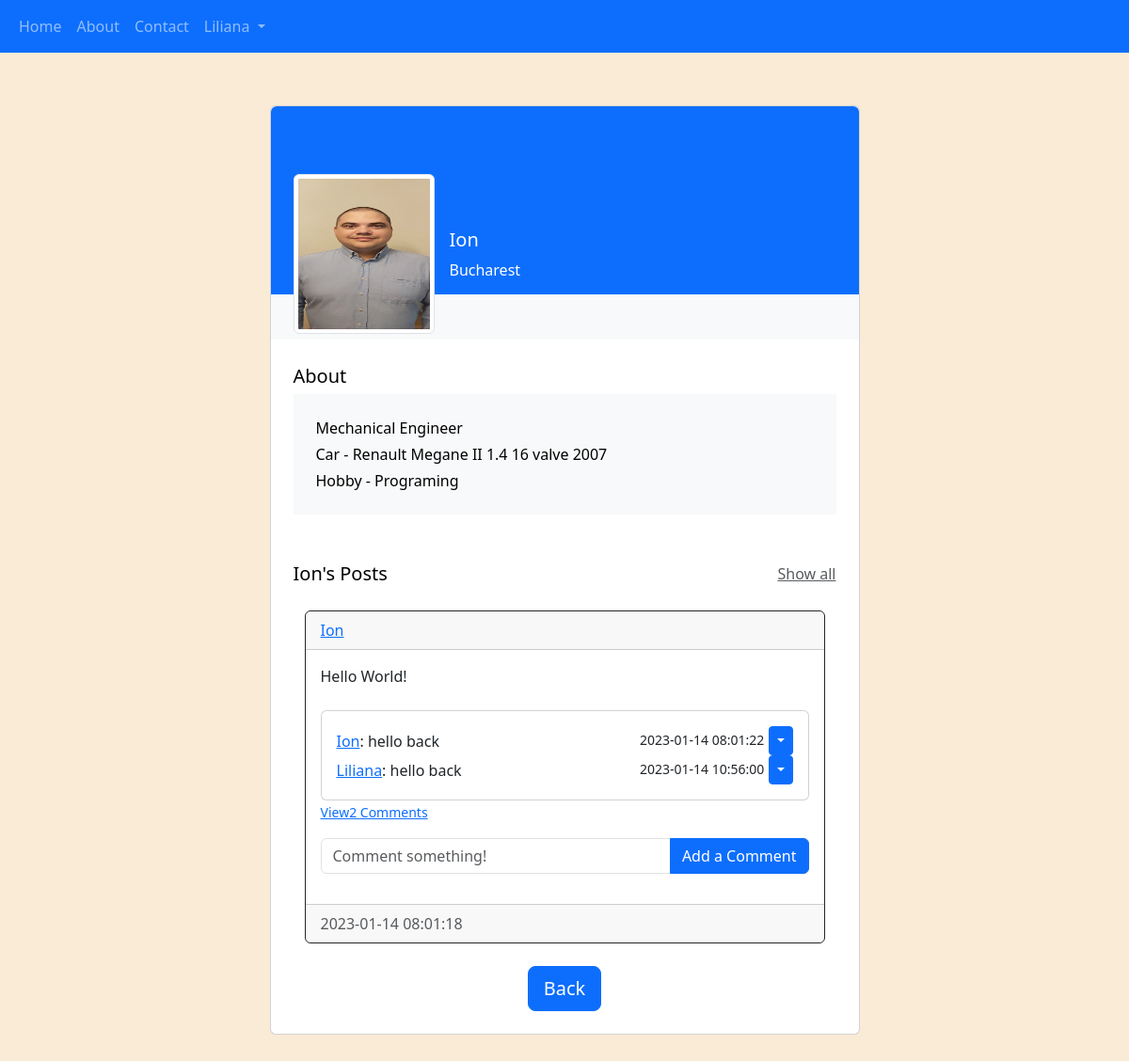
Page /profile/Ion (signed in) on the committed database.
### website/models.py (models this page shows)
class User(db.Model, UserMixin):
    id = db.Column(db.Integer, primary_key=True)
    email = db.Column(db.String(150), unique=True)
    username = db.Column(db.String(150), unique=True)
    password = db.Column(db.String(150))
    date_created = db.Column(db.DateTime(), default=func.now())
    about = db.Column(db.String(300), nullable=False)
    city = db.Column(db.String(150), nullable=False)
    car = db.Column(db.String(150), nullable=False)
    hobby = db.Column(db.String(150))
    file = db.Column(db.String(300))
    posts = db.relationship("Post", backref = "User", passive_deletes=True)
    comments = db.relationship("Comment", backref = "User", passive_deletes=True)
    likes = db.relationship("Like", backref = "User", passive_deletes=True)

class Post(db.Model):
    id = db.Column(db.Integer, primary_key=True)
    text = db.Column(db.Text, nullable=False)
    date_created = db.Column(db.DateTime(), default=func.now())
    author = db.Column(db.Integer, db.ForeignKey("user.id", ondelete="CASCADE"), nullable=False)
    comments = db.relationship("Comment", backref = "Post", passive_deletes=True)
    likes = db.relationship("Like", backref = "Post", passive_deletes=True)

class Comment(db.Model):
    id = db.Column(db.Integer, primary_key=True)
    text = db.Column(db.String(300), nullable=False)
    date_created = db.Column(db.DateTime(), default=func.now())
    author = db.Column(db.Integer, db.ForeignKey("user.id", ondelete="CASCADE"), nullable=False)
    post_id = db.Column(db.Integer, db.ForeignKey("post.id", ondelete="CASCADE"), nullable=False)

### website/views.py (the view)
@views.route("/profile/<username>")
@login_required
def posts(username):
    user = User.query.filter_by(username=username).first()
    if not user:
        flash("No user with that username exists.", category="error")
        return redirect(url_for("views.home"))
    posts = Post.query.filter_by(author=user.id).all()
    return render_template("profile.html", user=current_user, posts=posts)

### website/__init__.py (called while the page is built)
def create_app():
    app = Flask(__name__)
    app.config["SECRET_KEY"] = "MIN302"
    app.config["SQLALCHEMY_DATABASE_URI"] = f"sqlite:///{DB_NAME}"
    db.init_app(app)
    from .views import views
    from .auth import auth
    app.register_blueprint(views, url_prefix = "/")
    app.register_blueprint(auth, url_prefix = "/")
    from .models import User, Post, Comment, Like
    with app.app_context():
        db.create_all()
    login_manager = LoginManager()
    login_manager.login_view = "auth.login"
    login_manager.init_app(app)
    @login_manager.user_loader
    def load_user(id):
        return User.query.get(int(id))
    return app

### website/templates/profile.html (shortened to what this page needs)
{% extends "posts_div.html" %}
{% block content %}
<section class="h-150 gradient-custom-3 mx-auto" >
    <div class="container py-5 h-150 mx-auto" >
      <div class="row d-flex justify-content-center align-items-center h-100">
        <div class="col col-lg-9 col-xl-7">
          <div class="card">
          {% for post in posts %}
            <div class="rounded-top text-white d-flex flex-row" style="background-color: #0d6efd; height:200px;">
              <div class="ms-4 mt-5 d-flex flex-column" style="width: 150px;">
                <img src= "../static/picture/{{post.User.file}}"
                  alt="Generic placeholder image" class="img-fluid img-thumbnail mt-4 mb-2"
                  style="width: 150px; height: 170px; z-index: 1">
              </div>
              <div class="ms-3" style="margin-top: 130px;">
                <h5>{{post.User.username}}</h5>
                <p>{{post.User.city}}</p>
              </div>
            </div>
            <div class="p-4 text-black" style="background-color: #f8f9fa;">
            </div>
            <div class="card-body p-4 text-black">
              <div class="mb-5">
                <p class="lead fw-normal mb-1">About</p>
                <div class="p-4" style="background-color: #f8f9fa;">
                  <p class="font-italic mb-1">{{post.User.about}}</p>
                  <p class="font-italic mb-1">Car - {{post.User.car}}</p>
                  <p class="font-italic mb-0">Hobby - {{post.User.hobby}}</p>
                </div>
              </div>
              <div class="d-flex justify-content-between align-items-center mb-4">
                <p class="lead fw-normal mb-0">{{post.User.username}}'s Posts</p>
                <p class="mb-0"><a href="#!" class="text-muted">Show all</a></p>
              </div>
          {% endfor %}
              <div class="container">
                <div id="posts">
                  {% for post in posts %}
                    <div class="card border-dark ">
                        <div class="card-header d-flex justify-content-between align-items-center">
                            <a href="\profile\{{post.User.username}}">{{post.User.username}}</a>
                        </div>
                        <div class="card-body">
                            <div class="card-text">{{post.text}}</div>
                            <br/>
                            <div class="" id="comments-{{post.id}}">
                                <div class="card">
                                    <div class="card-body" id="comments-{{post.id}}">
                                        {% for comment in post.comments %}
                                        <div class="d-flex justify-content-between align-items-center">
                                            <div>
                                                <a href="/profile/{{comment.User.username}}">{{comment.User.username}}</a>: {{comment.text}}
                                            </div>
                                            <div>
                                                <small class="text-mutetd">{{comment.date_created}}</small>
                                                <div class="btn-group">
                                                    <button type="button" class="btn btn-sm btn-primary dropdown-toggle" data-bs-toggle="dropdown"></button>
                                                </div>
                                            </div>
                                        </div>
                                        {% endfor %}
                                    </div>
                                </div>
                            </div>
                            <p class="card-text">
                                {% if post.comments|length > 0 %}
                                <a data-bs-toggle="collapse" href="#comments-{{post.id}}" role="button">
                                <small>View{{post.comments|length}} Comments</small>
                                </a>
                                {% else %}
                                <small class="text-muted">No Comments</small>
                                {% endif %}
                            </p>
                            <form class="input-group mb-3" method="POST" action="/create-comment/{{post.id}}">
                                <input type="text" id="text" name="text" class="form-control" placeholder="Comment something!">
                                <button type="submit" class="btn btn-primary">Add a Comment</button>
                            </form>
                        </div>
                        <div class="card-footer text-muted">{{post.date_created}}</div>
                    </div>
                    <br />
                </div>
                  {% endfor %}
              </div>
              <div align="center">
                <a href="/home"><button type="button" class="btn btn-primary btn-lg">Back</button></a>
              </div>
            </div>
          </div>
        </div>
      </div>
    </div>
  </section>
{% endblock %}

### website/templates/posts_div.html (shortened to what this page needs)
{% extends "base.html" %}

### website/templates/base.html (shortened to what this page needs)
<!DOCTYPE html>
<html lang="en">
<head>
    <link href="https://cdn.jsdelivr.net/npm/bootstrap@5.3.0-alpha1/dist/css/bootstrap.min.css" rel="stylesheet"
 />
    <link rel="stylesheet" href="../static/css/styles.css">
</head>
<body>
    <nav class="navbar navbar-expand-lg navbar-dark bg-primary">
        <div class="container-fluid">
            <div class="collapse navbar-collapse" id="navbar">
                <div class="navbar-nav">
                    <a class="nav-item nav-link" href="/home">Home</a>
                    <a class="nav-item nav-link" href="/about">About</a>
                    <a class="nav-item nav-link" href="/contact">Contact</a>
                    {% if user.is_authenticated %}
                    <li class="nav-item dropdown">
                        <a class="nav-link dropdown-toggle" href="#" role="button" data-bs-toggle="dropdown" aria-expanded="false">
                            {{user.username}}
                        </a>
                    </li>
                    {% else %}
                    <a class="nav-item nav-link" href="/login">Login</a>
                    <a class="nav-item nav-link" href="/sign-up">Sign Up</a>
                    {% endif %}
                </div>
            </div>
        </div>
    </nav>
    <div class="container">{% block content %}{% endblock %}</div>
</body>
</html>

### website/static/css/styles.css (style rules this page uses)
body { background: antiquewhite; }

### rows in the picture
User: username "Liliana"
Post: User.file (picture), User.username "Ion", User.city "Bucharest", User.about "Mechanical Engineer", User.car "Renault Megane II 1.4 16 valve 2007", User.hobby "Programing", text "Hello World!", comments|length "2", date_created "2023-01-14 08:01:18"
Comment: User.username "Ion", text "hello back", date_created "2023-01-14 08:01:22"
Comment: User.username "Liliana", text "hello back", date_created "2023-01-14 10:56:00"
